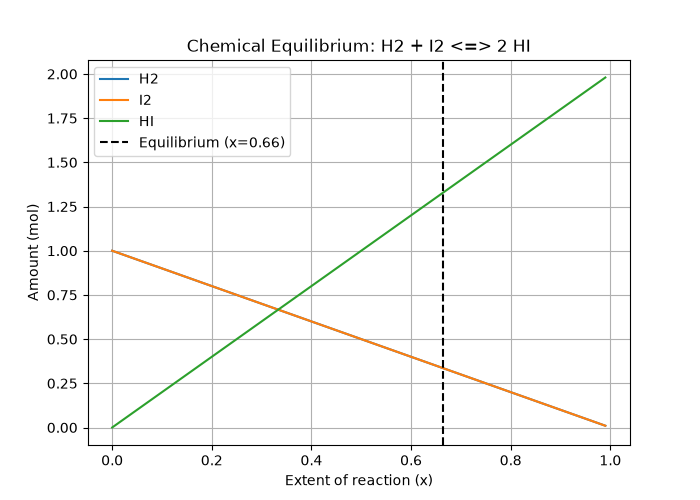

Recreate this plot in Python.
"""
PW2 Lab B Part 4 -- chemical equilibrium via the equilibrium constant K.

Reaction  H2 + I2 <=> 2 HI, starting from 1 mol H2 and 1 mol I2.
As the reaction proceeds by an extent x:  H2 = 1-x,  I2 = 1-x,  HI = 2x.
At equilibrium the composition satisfies the equilibrium constant
        K = [HI]^2 / ([H2][I2]) = (2x)^2 / ((1-x)(1-x)).
Given K, find the extent x. Solve it TWO ways and compare.
Run:  python equilibrium.py
"""
import numpy as np
import matplotlib.pyplot as plt
from scipy.optimize import newton, minimize

K = 15.6
a = b = 1.0

# TODO 1: Imbalance function
def k_imbalance(x):
    return ((2*x)**2) / ((a - x)*(b - x)) - K

# TODO 2: Newton's method (root-finding)
x_newton = newton(k_imbalance, x0=0.5)

# TODO 3: SLSQP minimization of squared imbalance
def square_imbalance(x):
    return k_imbalance(x[0])**2

res = minimize(square_imbalance, x0=[0.5], method="SLSQP", bounds=[(0, 0.999)])
x_slsqp = res.x[0]

print(f"Newton extent x: {x_newton:.4f}")
print(f"SLSQP extent x:  {x_slsqp:.4f}")

# TODO 4: Equilibrium amounts and Plot
H2_eq = a - x_newton
I2_eq = b - x_newton
HI_eq = 2 * x_newton

print(f"Equilibrium amounts: H2 = {H2_eq:.4f} mol, I2 = {I2_eq:.4f} mol, HI = {HI_eq:.4f} mol")

x_vals = np.linspace(0, 0.99, 100)
plt.figure(figsize=(7, 5))
plt.plot(x_vals, a - x_vals, label="H2")
plt.plot(x_vals, b - x_vals, label="I2")
plt.plot(x_vals, 2 * x_vals, label="HI")
plt.axvline(x_newton, color="black", linestyle="--", label=f"Equilibrium (x={x_newton:.2f})")
plt.xlabel("Extent of reaction (x)")
plt.ylabel("Amount (mol)")
plt.title("Chemical Equilibrium: H2 + I2 <=> 2 HI")
plt.grid(True)
plt.legend()
plt.savefig("equilibrium.png")
print("Saved equilibrium.png")
